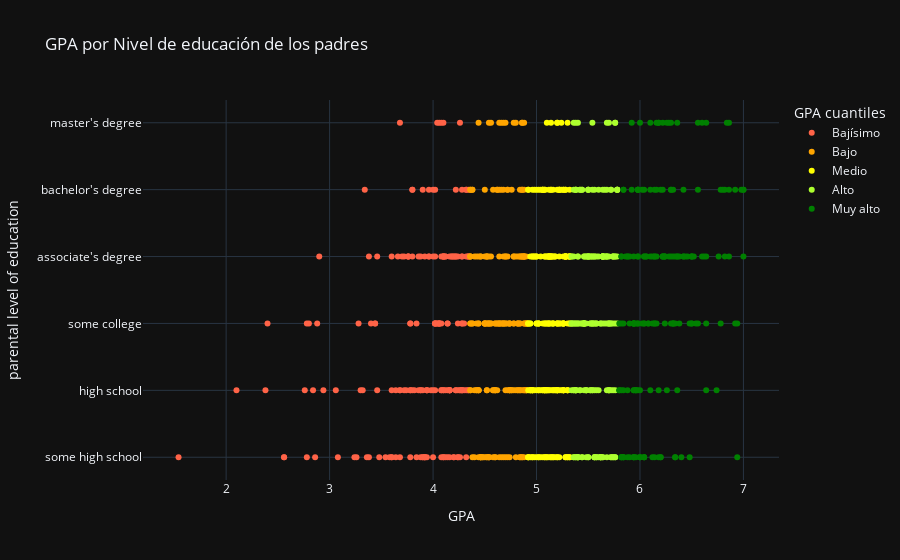

Notebook cell for this chart:
### Markdown cell above
**Respuesta:**

### Code cell
"""
NOTA: La variable del dataframe que contenga los quintiles debe llamarse
'GPA cuantiles' para que el gráfico funcione.
"""

# Código para quintiles
notas = pd.qcut(
    df_grades["GPA"], q=5, labels=["Bajísimo", "Bajo", "Medio", "Alto", "Muy alto"]
)
df_grades["GPA cuantiles"] = notas

fig = px.scatter(
    df_grades.sort_values(by="GPA"),
    x="GPA",
    y="parental level of education",
    hover_data=["gender"],
    color="GPA cuantiles",
    title="GPA por Nivel de educación de los padres",
    color_discrete_sequence=["tomato", "orange", "yellow", "greenyellow", "green"]
)

fig

### Figure 1 — Plotly figure (JSON) as saved in the notebook; plotly's stock layout.template omitted (floating-point values rounded to 4 significant figures; data arrays with more than 128 entries replaced by an {"elided": "..."} marker saying what was removed)
{"data": [{"customdata": {"elided": "176x1 str values"}, "hovertemplate": "GPA cuantiles=Bajísimo<br>GPA=%{x}<br>parental level of education=%{y}<br>gender=%{customdata[0]}<extra></extra>", "legendgroup": "Bajísimo", "marker": {"color": "tomato", "symbol": "circle"}, "mode": "markers", "name": "Bajísimo", "orientation": "h", "showlegend": true, "x": {"elided": "176 float values"}, "xaxis": "x", "y": {"elided": "176 str values"}, "yaxis": "y", "type": "scatter"}, {"customdata": {"elided": "177x1 str values"}, "hovertemplate": "GPA cuantiles=Bajo<br>GPA=%{x}<br>parental level of education=%{y}<br>gender=%{customdata[0]}<extra></extra>", "legendgroup": "Bajo", "marker": {"color": "orange", "symbol": "circle"}, "mode": "markers", "name": "Bajo", "orientation": "h", "showlegend": true, "x": {"elided": "177 float values"}, "xaxis": "x", "y": {"elided": "177 str values"}, "yaxis": "y", "type": "scatter"}, {"customdata": {"elided": "178x1 str values"}, "hovertemplate": "GPA cuantiles=Medio<br>GPA=%{x}<br>parental level of education=%{y}<br>gender=%{customdata[0]}<extra></extra>", "legendgroup": "Medio", "marker": {"color": "yellow", "symbol": "circle"}, "mode": "markers", "name": "Medio", "orientation": "h", "showlegend": true, "x": {"elided": "178 float values"}, "xaxis": "x", "y": {"elided": "178 str values"}, "yaxis": "y", "type": "scatter"}, {"customdata": {"elided": "172x1 str values"}, "hovertemplate": "GPA cuantiles=Alto<br>GPA=%{x}<br>parental level of education=%{y}<br>gender=%{customdata[0]}<extra></extra>", "legendgroup": "Alto", "marker": {"color": "greenyellow", "symbol": "circle"}, "mode": "markers", "name": "Alto", "orientation": "h", "showlegend": true, "x": {"elided": "172 float values"}, "xaxis": "x", "y": {"elided": "172 str values"}, "yaxis": "y", "type": "scatter"}, {"customdata": {"elided": "172x1 str values"}, "hovertemplate": "GPA cuantiles=Muy alto<br>GPA=%{x}<br>parental level of education=%{y}<br>gender=%{customdata[0]}<extra></extra>", "legendgroup": "Muy alto", "marker": {"color": "green", "symbol": "circle"}, "mode": "markers", "name": "Muy alto", "orientation": "h", "showlegend": true, "x": {"elided": "172 float values"}, "xaxis": "x", "y": {"elided": "172 str values"}, "yaxis": "y", "type": "scatter"}], "layout": {"xaxis": {"anchor": "y", "domain": [0.0, 1.0], "title": {"text": "GPA"}}, "yaxis": {"anchor": "x", "domain": [0.0, 1.0], "title": {"text": "parental level of education"}}, "legend": {"title": {"text": "GPA cuantiles"}, "tracegroupgap": 0}, "title": {"text": "GPA por Nivel de educación de los padres"}}}
